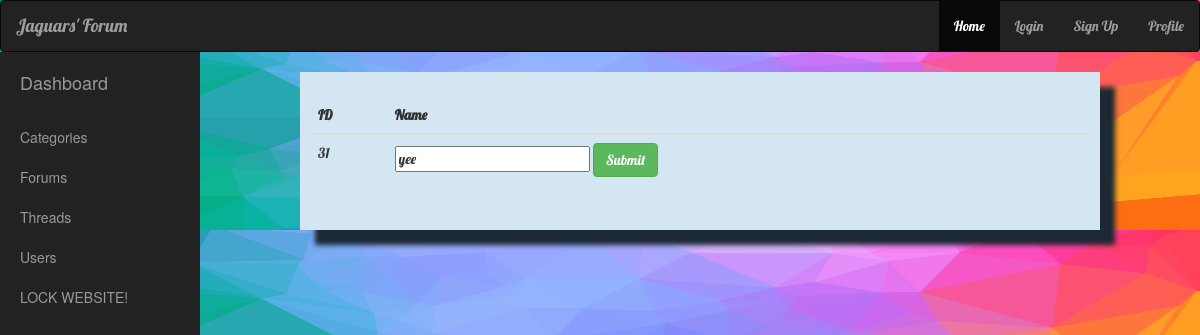
The app's page /admin/edit_category.php?edit_id=31, older data.
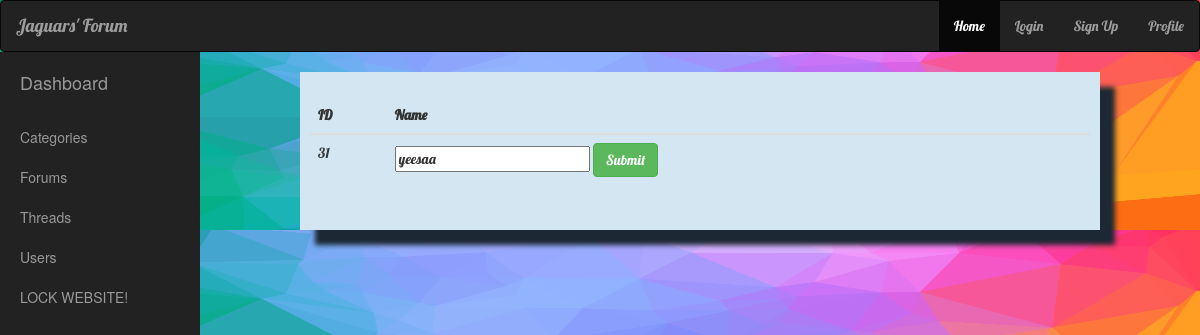
The same page, newer data.
### tables this page shows
CREATE TABLE `category` (
  `id` int(11) NOT NULL,
  `name` varchar(20) NOT NULL,
  `created_at` timestamp NOT NULL DEFAULT CURRENT_TIMESTAMP,
  `last_update` timestamp NULL DEFAULT NULL ON UPDATE CURRENT_TIMESTAMP
);

### model/DBHandelle.php (called while the page is built, shortened)
<?php
class DBHandeller {
    public  $db ;
    public $table;
    function __construct(){
            $this->dsn = 'mysql:host='.HOST.';dbname='.DB_NAME;
            $this->db = new PDO($this->dsn,DB_USERNAME,DB_PASSWORD);
            $this->db->setAttribute(PDO::ATTR_ERRMODE, PDO::ERRMODE_EXCEPTION);
    }
    function getOneRow($field,$id){
        $query1 = "SELECT * FROM  $this->table where $field=:id";
        $prep1 = $this->db->prepare($query1);
        $prep1->execute([':id'=>$id]);
        $post = $prep1->fetch(PDO::FETCH_ASSOC);
        return $post;
    }
}

### model/DBManager.php (called while the page is built, shortened)
<?php
class DBManager{
	public 	$db ;
	function __construct(){
		$this->dsn = 'mysql:host='.HOST.';dbname='.DB_NAME;
		$this->db = new PDO($this->dsn,DB_USERNAME,DB_PASSWORD);
		$this->db->setAttribute(PDO::ATTR_ERRMODE, PDO::ERRMODE_EXCEPTION);
	}
	function getAll($table){
		$statement = $this->db->prepare("SELECT * FROM ".$table." ORDER BY created_at desc") ;
		$result = $statement->execute();
		if($result){
			$output = array() ;
			while($element = $statement->fetch(PDO::FETCH_ASSOC)){
				$output[] = $element;
			}
			return $output;
		}else{
			return false ;
		}
	}
}
?>

### admin/edit_category.php (the view, shortened to what this page needs)
<?php
require_once '../init.php';
$categoryHandler = new CategoryHandeller();
if(isset($_GET['edit_id'])){
		$category =  $categoryHandler->getOneRow('id',$_GET['edit_id']);
}
$categories = $db->getAll("category");
?>
<!DOCTYPE html>
<html>
<head>
	<link rel="stylesheet" type="text/css" href="../assets/css/bootstrap.min.css">
	<link rel="stylesheet" type="text/css" href="../assets/css/style.css">
	<link rel="stylesheet" type="text/css" href="admin.css">
</head>
<body class='back'>
<?php include('../header.php') ; ?>
<?php include('sidebar.php') ; ?>
	<div class="col-xs-8 cont" style="padding:25px;">
		<div class="row">
			<table class="table">
				<thead>
					<tr>
						<th>ID</th>
						<th>Name</th>
					</tr>
				</thead>
				<tbody>
					<?php
						if(isset($category)){
							echo "<tr>";
							echo "<td>".$category['id']."</td>";
							echo "<td>";
							echo "<form method='post' action='edit_category.php'>
											<input type='hidden' name='category_id' value=".$category['id']." >
											<input type='text' value='".$category['name']."' name='category_name' >
											<input type='submit' value='Submit' class='btn btn-success' >
										</form>";
							echo "</td>";
							echo "</tr>";
						}
					?>
				</tbody>
			</table>
		</div>
	</div>
</body>
</html>

Row changes from the older to the newer data that the page shows:
changed category id 31: category_name "yee" → "yeesaa"
